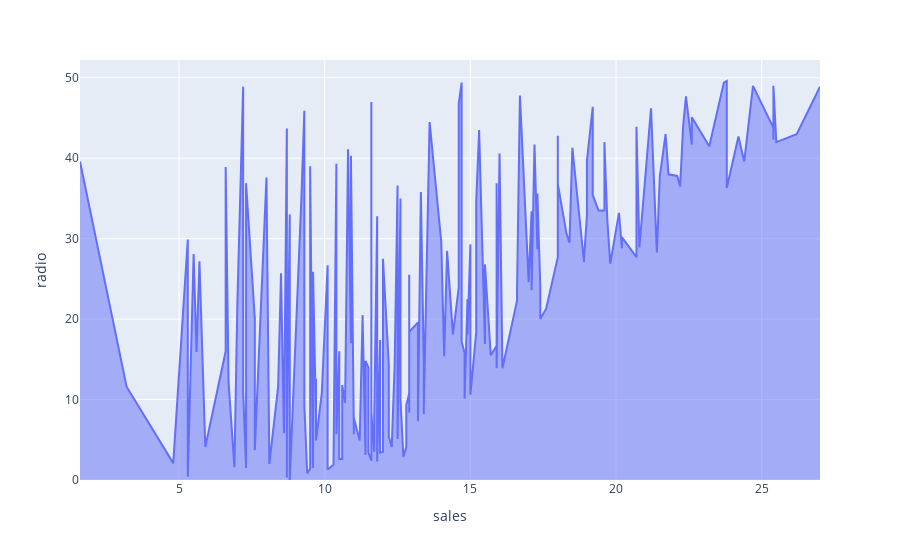

The notebook cell this image was saved under:
### Markdown cell above
Remarks: Newspaper is not having that much effect on sales.

### Code cell
px.area(data,y='radio',x='sales')

### Figure 1 — Plotly figure (JSON) as saved in the notebook; plotly's stock layout.template omitted (floating-point values rounded to 4 significant figures; data arrays with more than 128 entries replaced by an {"elided": "..."} marker saying what was removed)
{"data": [{"hovertemplate": "sales=%{x}<br>radio=%{y}<extra></extra>", "legendgroup": "", "line": {"color": "#636efa"}, "marker": {"symbol": "circle"}, "mode": "lines", "name": "", "orientation": "v", "showlegend": false, "stackgroup": "1", "type": "scatter", "x": {"elided": "200 float values"}, "xaxis": "x", "y": {"elided": "200 float values"}, "yaxis": "y"}], "layout": {"legend": {"tracegroupgap": 0}, "margin": {"t": 60}, "xaxis": {"anchor": "y", "domain": [0, 1], "title": {"text": "sales"}}, "yaxis": {"anchor": "x", "domain": [0, 1], "title": {"text": "radio"}}}}
